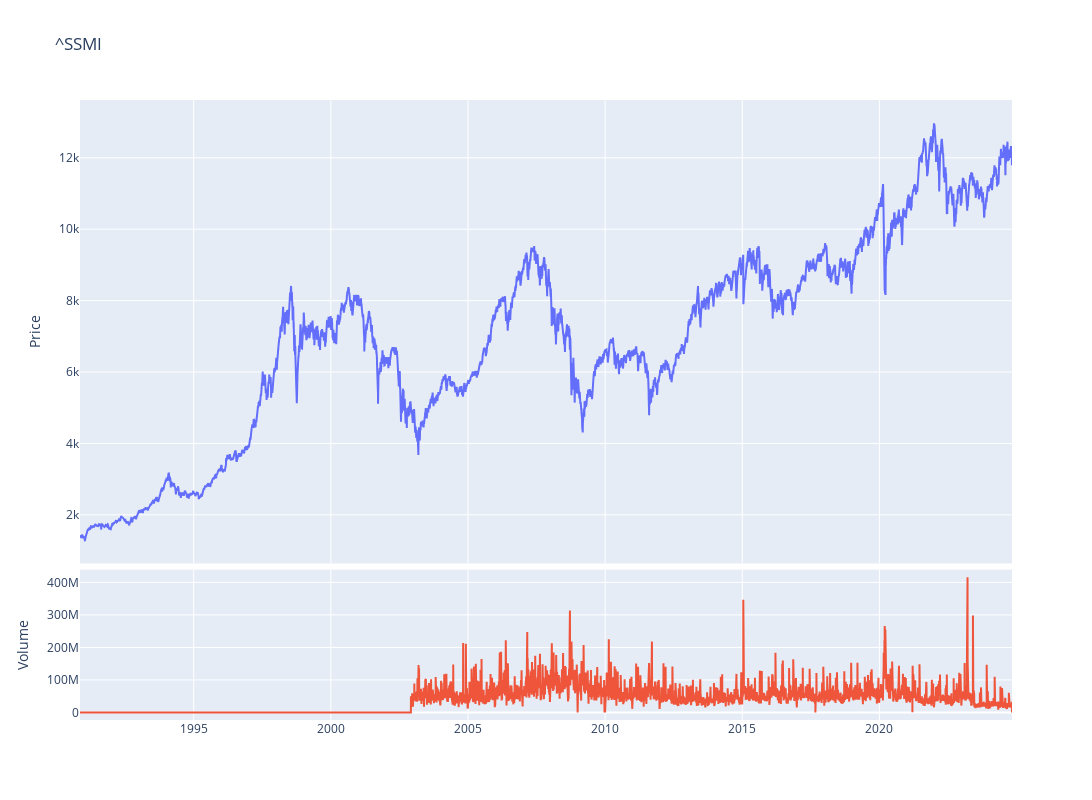

The code cell stored with this chart in its notebook:
### Code cell
fig = make_subplots(rows=4, cols=1,shared_xaxes=True,vertical_spacing=0.01,specs=[[{'rowspan':3,'colspan':1}],[None],[None],[{'rowspan':1,'colspan':1}]])

# Graph (1,1)
fig.add_trace(go.Scatter(x=stock_ticker.index,y=stock_ticker['Adj Close'],mode="lines",name=f"{ticker}"),row=1, col=1)
# Update xaxis properties
fig.update_yaxes(title_text="Price", row=1, col=1)

# Graph (4,1)
fig.add_trace(go.Scatter(x=stock_ticker.index,y=stock_ticker['Volume'],mode="lines",name='Volume'),row=4, col=1)
fig.update_yaxes(title_text="Volume", row=4, col=1)

fig.update_layout(height=800, width=1300,showlegend=False,title=f"{ticker}")

fig.show()

### Figure 1 — Plotly figure (JSON) as saved in the notebook; plotly's stock layout.template omitted (floating-point values rounded to 4 significant figures; data arrays with more than 128 entries replaced by an {"elided": "..."} marker saying what was removed)
{"data": [{"mode": "lines", "name": "^SSMI", "type": "scatter", "x": {"elided": "8537 str values"}, "xaxis": "x", "y": {"elided": "8537 float values"}, "yaxis": "y"}, {"mode": "lines", "name": "Volume", "type": "scatter", "x": {"elided": "8537 str values"}, "xaxis": "x2", "y": {"elided": "8537 int values"}, "yaxis": "y2"}], "layout": {"height": 800, "showlegend": false, "title": {"text": "^SSMI"}, "width": 1300, "xaxis": {"anchor": "y", "domain": [0, 1], "matches": "x2", "showticklabels": false}, "xaxis2": {"anchor": "y2", "domain": [0, 1]}, "yaxis": {"anchor": "x", "domain": [0.2525, 1], "title": {"text": "Price"}}, "yaxis2": {"anchor": "x2", "domain": [0, 0.2425], "title": {"text": "Volume"}}}}
